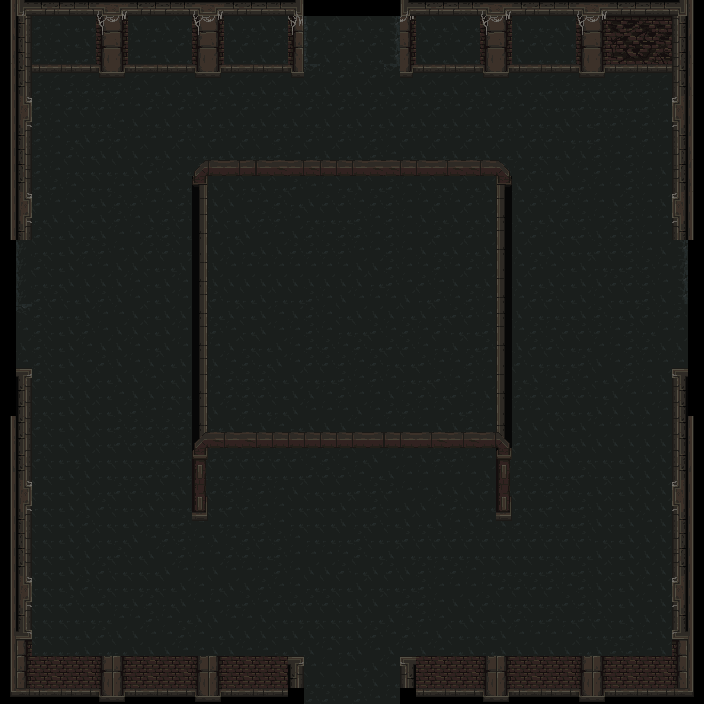

This is a level from a 2D game, rendered from its Tiled map with the project's own tilesets. A one-line summary and the map file follow, with tile-layer data summarised:
An orthogonal 44x44 tile map with 16x16 px tiles, 4 tile layers (флажки, пол, стены, проходящие_стены).

<map version="1.9" tiledversion="1.9.2" orientation="orthogonal" renderorder="right-down" width="44" height="44" tilewidth="16" tileheight="16" infinite="0" nextlayerid="5" nextobjectid="1">
 <tileset firstgid="1" source="mainlevbuild.tsx" />
 <layer id="4" name="флажки" width="44" height="44">
  <data>[1936 cells, 0 non-empty, 0 distinct tile ids]</data>
 </layer>
 <layer id="2" name="пол" width="44" height="44">
  <data>[1936 cells, 1793 non-empty, 18 distinct tile ids]</data>
 </layer>
 <layer id="1" name="стены" width="44" height="44">
  <data>[1936 cells, 280 non-empty, 77 distinct tile ids]</data>
 </layer>
 <layer id="3" name="проходящие_стены" width="44" height="44">
  <data>[1936 cells, 228 non-empty, 40 distinct tile ids]</data>
 </layer>
</map>
